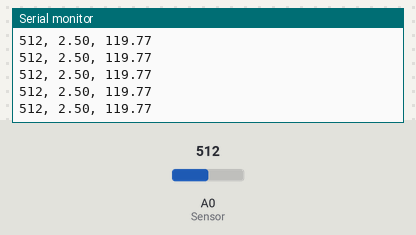
The sketch below on a simulated Arduino Uno, built with avr-gcc and run on an emulated ATmega328P. Parts: the last lines printed to the serial monitor. Inputs (shaded band) come from the test bench; at power-on: A0 (Sensor) = 512.

Above: at 1.2 s.
1.3 s: A0 (Sensor) set to 0
At 1.32 s:
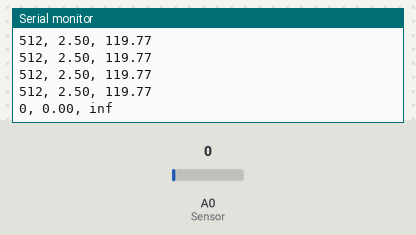
3.2 s: A0 (Sensor) set to 122
At 3.23 s:
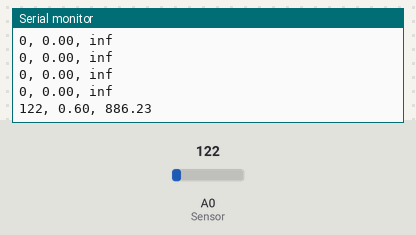

Measured:
- after the input at 1.3 s, the serial monitor: prints a new line at once (image 1)
- after the input at 3.2 s, the serial monitor: prints a new line at once (image 2)

The sketch:

600-1_______________.ino
```cpp
#include <Arduino.h>

#define Vin 5 //입력전압이 5V인 상황!
#define R2 120 //고정저항값의 크기
#define Sensor A0 //센서는 A0에 연결됨!

void setup(void) {
    //결과를 시리얼통신으로 출력하겠다!
    Serial.begin(9600);
}

void loop(void) {
    //아날로그 0번핀에 10bit 아날로그값을 측정함!
    int analog = analogRead(Sensor); //0~1023
    //Vout계산하기!
    float Vout = Vin * analog/1023.0;
    //저항값 계산하기!
    float R1 = (Vin*R2-Vout*R2)/Vout;

    Serial.print(analog);
    Serial.print(", ");
    Serial.print(Vout);
    Serial.print(", ");
    Serial.println(R1); //현재 저항값!
    delay(100);
}
```
